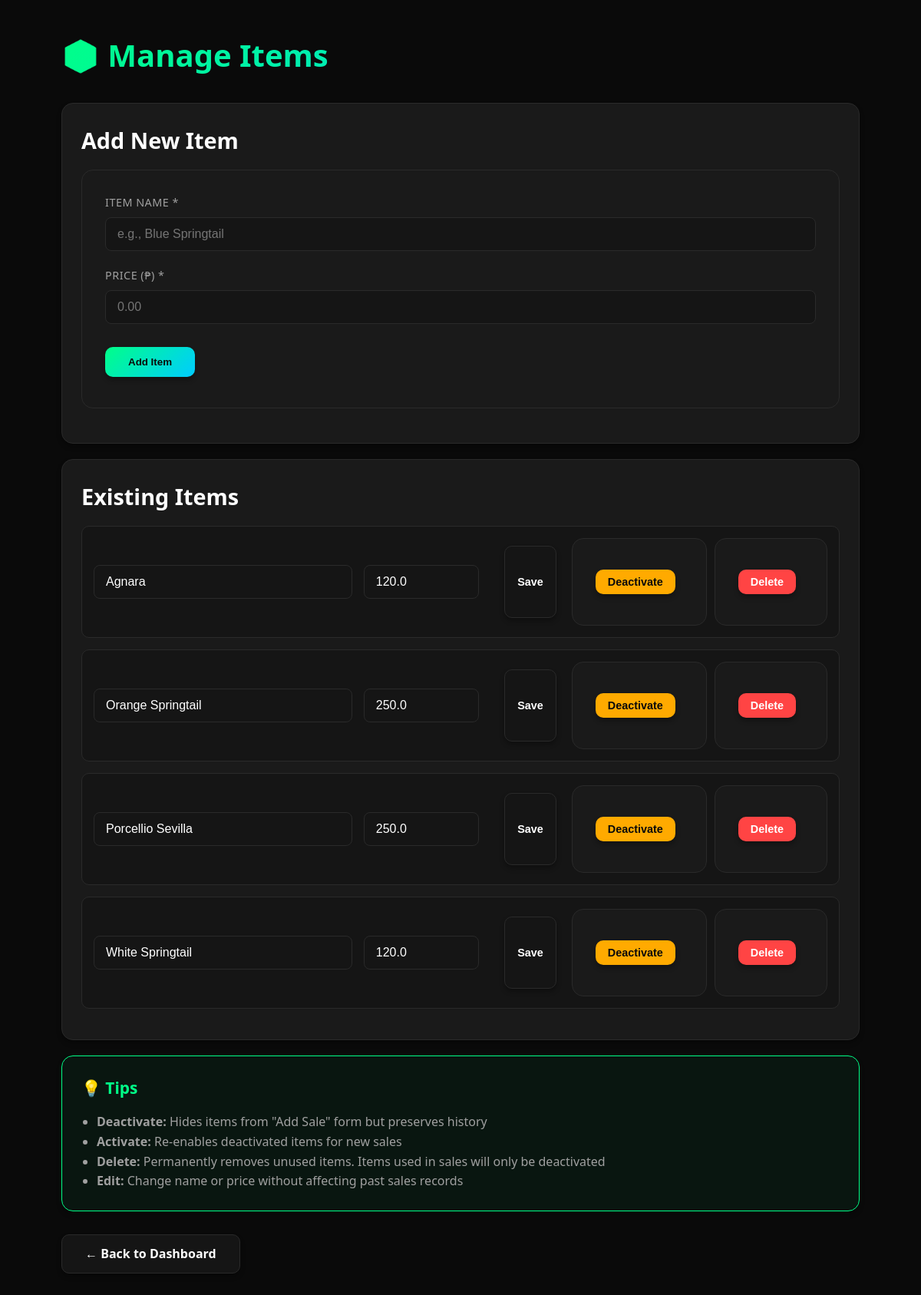
/items, run on the app's committed database.
### tables this page shows
CREATE TABLE items (
                    id INTEGER PRIMARY KEY AUTOINCREMENT,
                    name TEXT NOT NULL UNIQUE,
                    price REAL NOT NULL,
                    active INTEGER DEFAULT 1
                );

### app.py (the view)
@app.route('/items')
def manage_items():
    conn = get_db()
    c = conn.cursor()
    c.execute("SELECT * FROM items ORDER BY name")
    items = c.fetchall()
    conn.close()
    return render_template('manage_items.html', items=[dict(item) for item in items])

### app.py (called while the page is built)
def get_db():
    conn = sqlite3.connect('sales.db')
    conn.row_factory = sqlite3.Row
    return conn

### templates/manage_items.html (shortened to what this page needs)
<!DOCTYPE html>
<html lang="en">
<head>
    <link rel="stylesheet" href="{{ url_for('static', filename='style.css') }}">
</head>
<body>
    <div class="container">
        <h1>📦 Manage Items</h1>
        <div class="card">
            <h2>Add New Item</h2>
            <form method="POST" action="{{ url_for('add_item') }}">
                <label for="new_name">Item Name *</label>
                <input type="text" id="new_name" name="name" required placeholder="e.g., Blue Springtail">
                <label for="new_price">Price (₱) *</label>
                <input type="number" id="new_price" name="price" step="0.01" min="0" required placeholder="0.00">
                <button class="btn" type="submit">Add Item</button>
            </form>
        </div>
        <div class="card">
            <h2>Existing Items</h2>
            {% if items %}
                {% for item in items %}
                <div class="item-management-row {% if not item.active %}inactive{% endif %}">
                    <form method="POST" action="{{ url_for('edit_item', item_id=item.id) }}" style="display: contents;">
                        <input type="text"
                               name="name"
                               value="{{ item.name }}"
                               required
                               style="margin: 0;">
                        <input type="number"
                               name="price"
                               value="{{ item.price }}"
                               step="0.01"
                               min="0"
                               required
                               style="margin: 0; width: 150px;">
                        <div style="display: flex; gap: 10px;">
                            <button class="btn btn-secondary btn-small" type="submit">Save</button>
                    </form>
                            <form method="POST"
                                  action="{{ url_for('toggle_item', item_id=item.id) }}"
                                  style="margin: 0;">
                                <button class="btn btn-small {% if item.active %}btn-warning{% else %}btn-activate{% endif %}"
                                        type="submit">
                                    {% if item.active %}Deactivate{% else %}Activate{% endif %}
                                </button>
                            </form>
                            <form method="POST"
                                  action="{{ url_for('delete_item', item_id=item.id) }}"
                                  style="margin: 0;"
                                  onsubmit="return confirm('Are you sure you want to delete this item? If it has been used in sales, it will only be deactivated.');">
                                <button class="btn btn-danger btn-small" type="submit">Delete</button>
                            </form>
                        </div>
                </div>
                {% endfor %}
            {% else %}
                <p style="color: var(--text-secondary); text-align: center; padding: 20px;">
                    No items available. Add your first item above.
                </p>
            {% endif %}
        <div class="card" style="background: rgba(0, 255, 136, 0.05); border-color: var(--accent-primary);">
            <h3 style="margin-top: 0;">💡 Tips</h3>
            <ul style="color: var(--text-secondary); margin-left: 20px;">
                <li><strong>Deactivate:</strong> Hides items from "Add Sale" form but preserves history</li>
                <li><strong>Activate:</strong> Re-enables deactivated items for new sales</li>
                <li><strong>Delete:</strong> Permanently removes unused items. Items used in sales will only be deactivated</li>
                <li><strong>Edit:</strong> Change name or price without affecting past sales records</li>
            </ul>
        </div>
        <a class="btn btn-secondary" href="{{ url_for('dashboard') }}">← Back to Dashboard</a>
</body>
</html>

### static/style.css (style rules this page uses)
:root { --bg-primary: #0a0a0a; --bg-secondary: #151515; --bg-card: #1a1a1a; --border-color: #2a2a2a; --text-primary: #ffffff; --text-secondary: #a0a0a0; --accent-primary: #00ff88; --accent-secondary: #00ccff; --accent-danger: #ff4444; --accent-warning: #ffaa00; --shadow: 0 4px 6px rgba(0, 0, 0, 0.3); --shadow-lg: 0 10px 25px rgba(0, 0, 0, 0.5); }
* { margin: 0; padding: 0; box-sizing: border-box; }
body { background: var(--bg-primary); color: var(--text-primary); font-family: 'Segoe UI', Tahoma, Geneva, Verdana, sans-serif; line-height: 1.6; min-height: 100vh; }
.container { width: 90%; max-width: 1200px; margin: 0 auto; padding: 40px 20px; }
h1 { font-size: 2.5rem; font-weight: 700; margin-bottom: 30px; background: linear-gradient(135deg, var(--accent-primary), var(--accent-secondary)); -webkit-background-clip: text; -webkit-text-fill-color: transparent; background-clip: text; }
h2 { font-size: 1.8rem; margin-bottom: 15px; color: var(--text-primary); }
h3 { font-size: 1.3rem; margin: 20px 0 15px; color: var(--accent-primary); }
.card { background: var(--bg-card); padding: 25px; margin: 20px 0; border-radius: 15px; border: 1px solid var(--border-color); box-shadow: var(--shadow); transition: all 0.3s ease; }
.btn { display: inline-block; margin: 10px 10px 10px 0; padding: 12px 30px; background: linear-gradient(135deg, var(--accent-primary), var(--accent-secondary)); color: var(--bg-primary); text-decoration: none; border-radius: 10px; font-weight: 600; border: none; cursor: pointer; transition: all 0.3s ease; box-shadow: var(--shadow); }
.btn-secondary { background: var(--bg-secondary); color: var(--text-primary); border: 1px solid var(--border-color); }
.btn-danger { background: var(--accent-danger); color: white; }
.btn-warning { background: var(--accent-warning) !important; color: var(--bg-primary); }
.btn-small { padding: 8px 16px; font-size: 0.9rem; }
form { background: var(--bg-card); padding: 30px; border-radius: 15px; border: 1px solid var(--border-color); margin-bottom: 20px; }
label { display: block; margin-bottom: 8px; color: var(--text-secondary); font-weight: 500; font-size: 0.9rem; text-transform: uppercase; letter-spacing: 0.5px; }
input[type="text"], input[type="date"], input[type="number"], textarea, select { width: 100%; padding: 12px 15px; margin-bottom: 20px; background: var(--bg-secondary); border: 1px solid var(--border-color); border-radius: 8px; color: var(--text-primary); font-size: 1rem; transition: all 0.3s ease; }
.item-management-row { background: var(--bg-secondary); padding: 15px; border-radius: 10px; border: 1px solid var(--border-color); margin-bottom: 15px; display: grid; grid-template-columns: 2fr 1fr auto; gap: 15px; align-items: center; transition: all 0.3s ease; }

### data on the page
items: name "Agnara", price "120.0", active "Deactivate"
items: name "Orange Springtail", price "250.0", active "Deactivate"
items: name "Porcellio Sevilla", price "250.0", active "Deactivate"
items: name "White Springtail", price "120.0", active "Deactivate"
